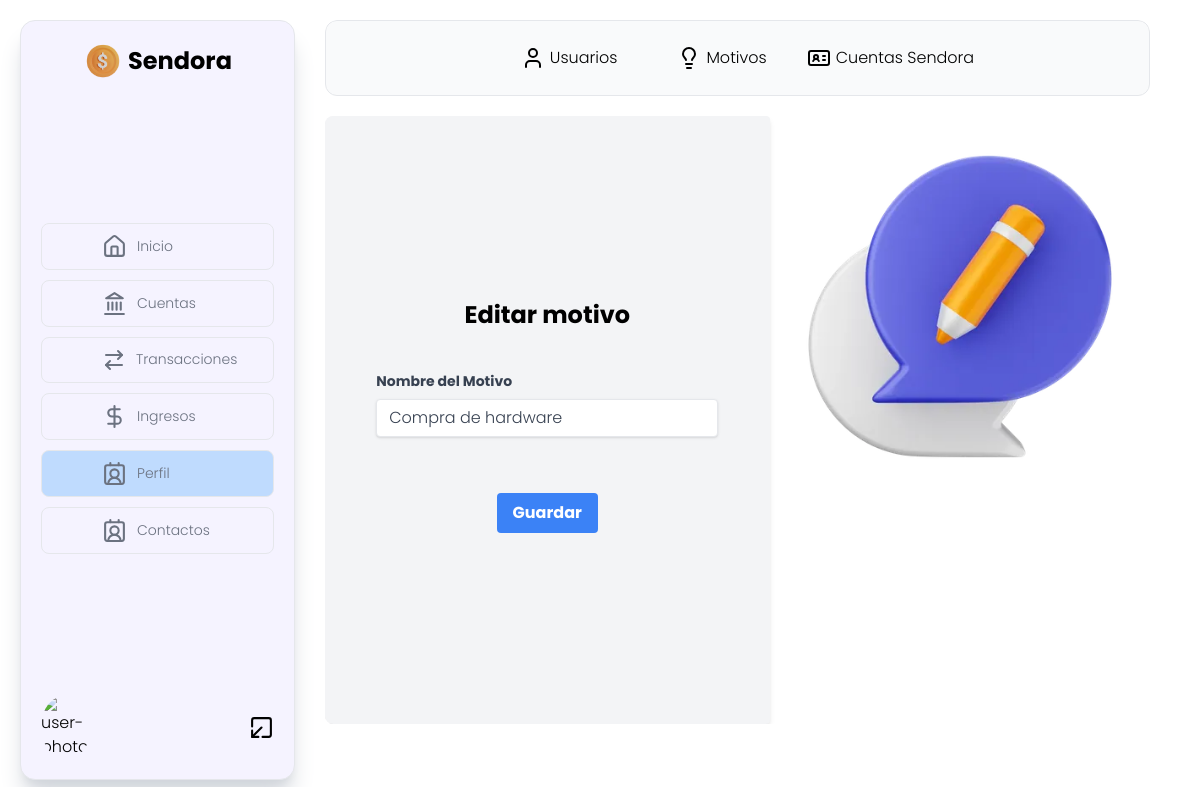
/editar_motivo/2/, run on an earlier commit of the app's database.
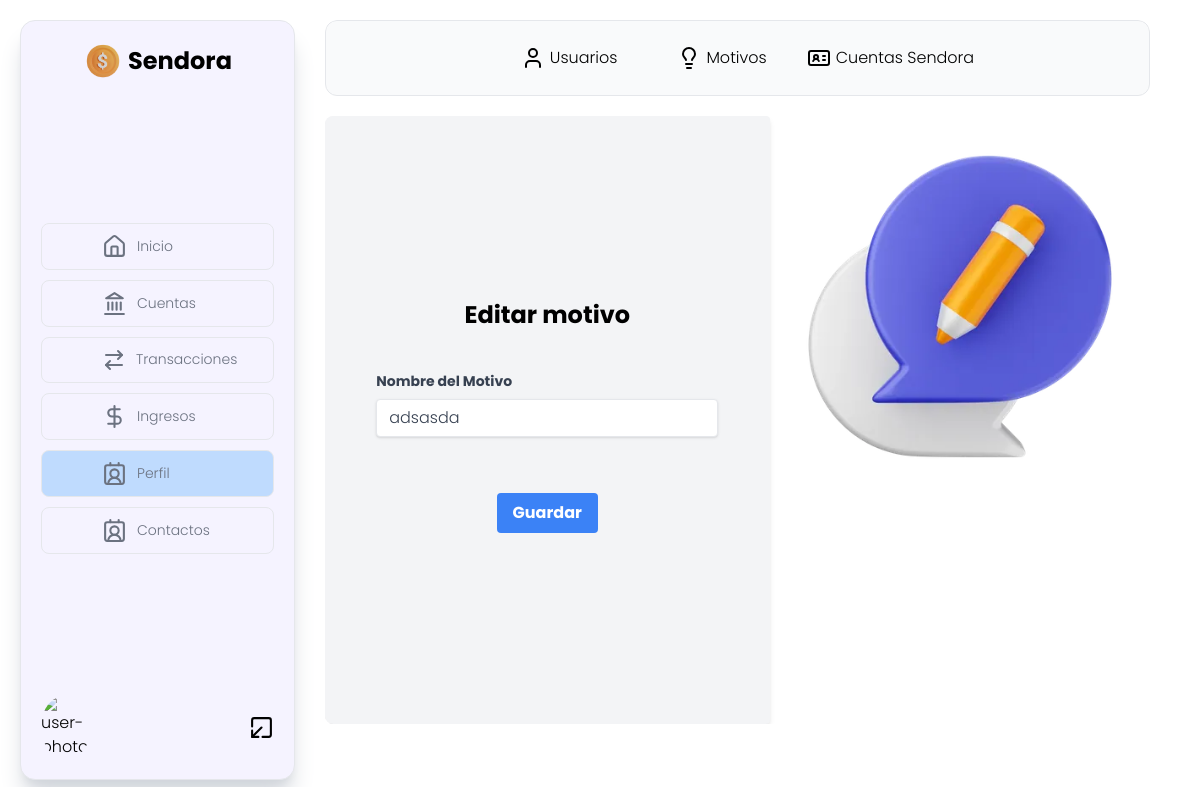
And on a later commit of the database.
### Apps/Motives/models.py (models this page shows, shortened)
class Motives(models.Model):
    nombre = models.CharField(max_length=50)
    class Meta:
        verbose_name = "Motivo"
        verbose_name_plural = "Motivos"

### Apps/Admin/views.py (the view)
# urls.py: path("editar_motivo/<int:pk>/", MotivesUpdateView.as_view(), name="editarmotivo"),
class MotivesUpdateView(UpdateView):
    model = Motives
    fields = ['nombre']  # Campos que se pueden editar
    template_name = 'motivos/editar-motivo.html'
    success_url = reverse_lazy('lista_de_motivos')

### processors/es_administrador.py (called while the page is built)
def usuario_es_administrador(request):
    usuario_es_administrador = request.user.groups.filter(name='Administrador').exists() #el metodo exists() verifica si el usuario pertenece a ese grupo
    return {'usuario_es_administrador': usuario_es_administrador}

### processors/profile.py (called while the page is built, shortened)
def get_profile(request):
    if isinstance(request.user, AnonymousUser):
        return {}  # Devuelve un diccionario vacío si el usuario no está autenticado

### Apps/Admin/templates/motivos/editar-motivo.html (shortened to what this page needs)
{% extends 'admin-panel.html' %}
{% load static %}
{% block panelcontent %}
<div class="flex  mt-[20px]  justify-end h-[80%] rounded-lg overflow-hidden">
    <form method="POST" class="flex-1 flex h-full flex-col justify-center items-center gap-[40px] bg-gray-100 shadow-md rounded px-8 pt-6 pb-8">
        <h2 class="font-bold text-2xl">Editar motivo</h2>
        <div class="mb-4">
            <label for="nombre" class="block text-gray-700 text-sm font-bold mb-2">
                Nombre del Motivo
            </label>
            <input
                type="text"
                id="nombre"
                name="nombre"
                value="{{ object.nombre }}"
                class="shadow appearance-none border rounded w-full py-2 px-3 text-gray-700 leading-tight focus:outline-none focus:shadow-outline"
                placeholder="Ingresa el nombre del motivo"
            />
        </div>
        <div class="flex justify-end">
            <button
                type="submit"
                class="bg-blue-500 hover:bg-blue-700 text-white font-bold py-2 px-4 rounded focus:outline-none focus:shadow-outline">
                Guardar
            </button>
        </div>
    </form>
    <div class="flex-1">
        <img src="{% static 'img/edit-motive.png' %}" alt="" class="object-contain" width="400px" height="400px">
    </div>
</div>
{% endblock panelcontent %}

What changed in the data, as far as the page shows it:
changed Motives: nombre "Compra de hardware" → "adsasda"
